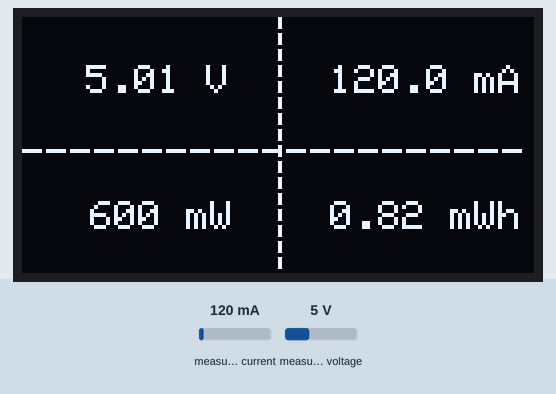
The sketch below on a simulated ESP32-S3. Shown: 128×64 one-colour display. Inputs (shaded band) come from the test bench; at power-on: measured current 120 mA, measured voltage 5 V. What the sketch prints to the serial monitor is not drawn.

Above: at 5.0 s.
5.1 s: measured current set to 500 mA
At 6.8 s:
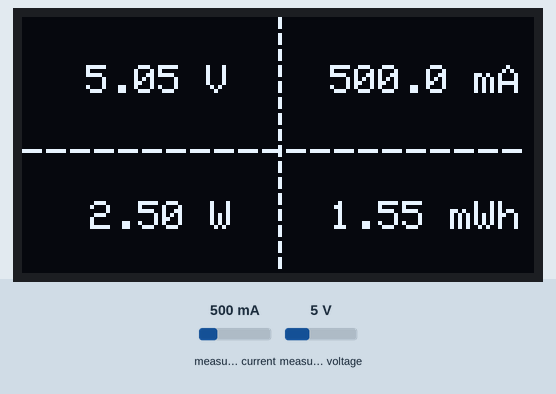
9.2 s: measured current set to 986 mA
At 11.0 s:
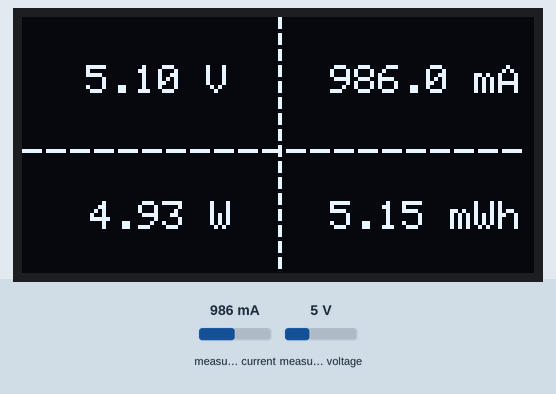
12.7 s: measured current set to 1017 mA
At 14.1 s:
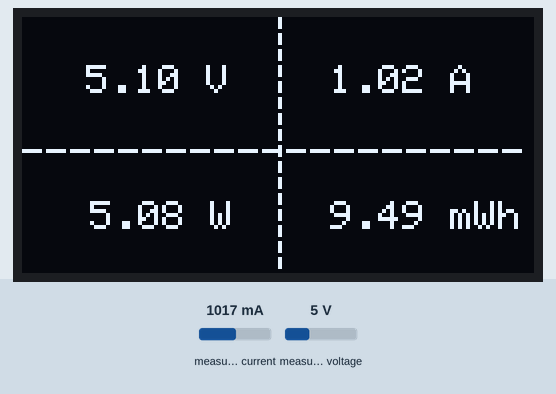
16.8 s: measured voltage set to 0.3 V
At 18.3 s:
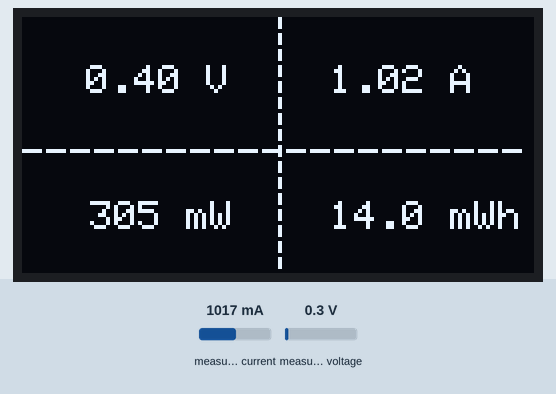
20.9 s: measured voltage set to 3.8 V
At 22.2 s:
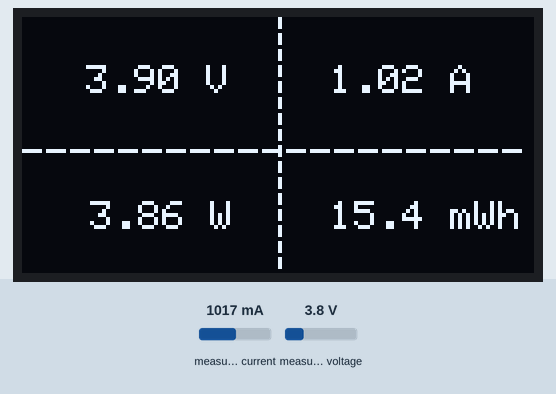
Timing chart, 0 to 23.9 s (numbered marks = the images above; inputs shaded):
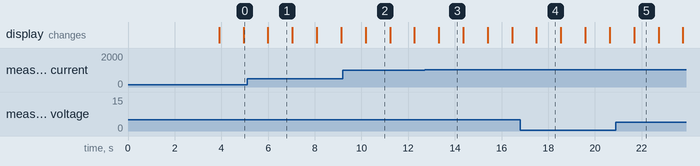

The sketch:

iot_project.ino
```cpp
#define BLYNK_TEMPLATE_ID "TMPL3FY5OMVYi"
#define BLYNK_TEMPLATE_NAME "IOT Power meter"

#define BLYNK_FIRMWARE_VERSION        "0.1.0"

#define BLYNK_PRINT Serial

#define APP_DEBUG

//Library Inclusion
#include <Wire.h>
#include "BlynkEdgent.h"
#include <Adafruit_GFX.h>
#include <Adafruit_SSD1306.h>
#include <Adafruit_INA219.h>
#include <Fonts/FreeSerifBold12pt7b.h>


Adafruit_INA219 ina219;

//Display Parameters
#define SCREEN_WIDTH 128 // OLED display width, in pixels
#define SCREEN_HEIGHT 64 // OLED display height, in pixels
#define OLED_RESET     -1 // Reset pin # (or -1 if sharing Arduino reset pin)
#define SCREEN_ADDRESS 0x3C
Adafruit_SSD1306 display(SCREEN_WIDTH, SCREEN_HEIGHT, &Wire, OLED_RESET);

float shuntvoltage = 0;
float busvoltage = 0;
float current_mA = 0;
float loadvoltage = 0;
float power_mW = 0;
float energy = 0;
unsigned long previousMillis = 0;
unsigned long lastMillis = millis();

void setup(void)
{
  Serial.begin(115200);
  while (!Serial) {
      // will pause Zero, Leonardo, etc until serial console opens
      delay(1);
  }

  if(!display.begin(SSD1306_SWITCHCAPVCC, SCREEN_ADDRESS)) {
    Serial.println(F("SSD1306 allocation failed"));
    for(;;); // Don't proceed, loop forever
  }

  // Clear the Display
  display.clearDisplay();

  display.setFont(&FreeSerifBold12pt7b);
  display.setTextSize(1);
  display.setTextColor(WHITE);
  display.setCursor(20, 25);
  display.println("POWER");
  display.setCursor(22, 55);
  display.println("METER");
  display.display();
  delay(2000);

  // Initialize the INA219.
  if (! ina219.begin()) {
    Serial.println("Failed to find INA219 chip");
    while (1) { delay(10); }
  }

  // By default the initialization will use the largest range (32V, 2A).
  // To use a slightly lower 32V, 1A range (higher precision on amps):
  ina219.setCalibration_32V_1A();
  // Or to use a lower 16V, 400mA range (higher precision on volts and amps):
  //ina219.setCalibration_16V_400mA();

  BlynkEdgent.begin();

}

void loop(void)
{
  BlynkEdgent.run();

  Readvalues();
  Displayvalue();

}


void Readvalues()
{

  shuntvoltage = ina219.getShuntVoltage_mV();
  busvoltage = ina219.getBusVoltage_V();
  current_mA = ina219.getCurrent_mA();
  power_mW = ina219.getPower_mW();
  loadvoltage = busvoltage + (shuntvoltage / 1000);
  Blynk.virtualWrite(V4, power_mW);

  unsigned long currentMillis = millis();
  energy += power_mW * (currentMillis - lastMillis) / 3600000.0;
  lastMillis = currentMillis;

  Serial.print("Bus Voltage:   "); Serial.print(busvoltage); Serial.println(" V");
  Serial.print("Shunt Voltage: "); Serial.print(shuntvoltage); Serial.println(" mV");
  Serial.print("Load Voltage:  "); Serial.print(loadvoltage); Serial.println(" V");
  Serial.print("Current:       "); Serial.print(current_mA); Serial.println(" mA");
  Serial.print("Power:         "); Serial.print(power_mW); Serial.println(" mW");
  Serial.print("Energy:        "); Serial.print(energy); Serial.println(" mWh");
  Serial.println("---------------------------------");

}

void Displayvalue()
{
  display.clearDisplay();
  display.setFont();
  display.setTextSize(1);
  display.setTextColor(WHITE);


  //For Oled Screen GFX
  display.setCursor(0, 30);
  display.println("---------------------");
  display.setCursor(62, 0);
  display.println("|");
  display.setCursor(62, 8);
  display.println("|");
  display.setCursor(62, 16);
  display.println("|");
  display.setCursor(62, 24);
  display.println("|");
  display.setCursor(62, 32);
  display.println("|");
  display.setCursor(62, 40);
  display.println("|");
  display.setCursor(62, 48);
  display.println("|");
  display.setCursor(62, 56);
  display.println("|");
  display.setCursor(62, 64);
  display.println("|");


  //Voltage
  display.setCursor(16, 12);
  Blynk.virtualWrite(V0, String((loadvoltage ), 2) + String(" V") );
  display.print(loadvoltage);
  display.println(" V");


  //Current
  if (current_mA > 1000) {
    Blynk.virtualWrite(V1, String((current_mA / 1000), 2) + String(" A") );
    display.setCursor(77, 12);
    display.print((current_mA / 1000), 2);
    display.println(" A");
  }
  else
  {
    Blynk.virtualWrite(V1, String(current_mA, 2) + String(" mA"));
    display.setCursor(77, 12);
    display.print(current_mA, 1);
    display.println(" mA");
  }


  //Power
  if (power_mW > 1000) {
    Blynk.virtualWrite(V2, String((power_mW / 1000), 2) + String(" W") );
    display.setCursor(17, 46);
    display.print(String((power_mW / 1000), 2));
    display.println(" W");
  }
  else {
    Blynk.virtualWrite(V2, String(power_mW) + String(" mW") );
    display.setCursor(17, 46);
    display.print(power_mW, 0);
    display.println(" mW");
  }


  //Energy
  if (energy > 1000) {
    Blynk.virtualWrite(V3, String((energy / 1000), 2) + String(" Wh") );
    display.setCursor(77, 46);
    display.print((energy / 1000), 2);
    display.println(" Wh");
  }
  else if (energy > 10) {
    Blynk.virtualWrite(V3, String(energy, 2) + String(" mWh") );
    display.setCursor(77, 46);
    display.print(energy, 1);
    display.println(" mWh");
  }
  else
  {
    Blynk.virtualWrite(V3, String(energy, 2) + String(" mWh"));
    display.setCursor(77, 46);
    display.print(energy, 2);
    display.println(" mWh");
  }

  display.display();

  delay(1000);

}
```

Measured:
- the behaviour switches between 1000 and 1001 mA on measured current (found by bisection; images 2 and 3)
- after the input at 5.1 s, the display: changes after 0.90 s (image 1)
- after the input at 12.7 s, the display: changes after 0.61 s (image 3)
- after the input at 16.8 s, the display: changes after 0.70 s (image 4)
- after the input at 20.9 s, the display: changes after 0.78 s (image 5)
- what the display in image 1 shows lasts 1.0 s, from 6.0 s to 7.0 s
